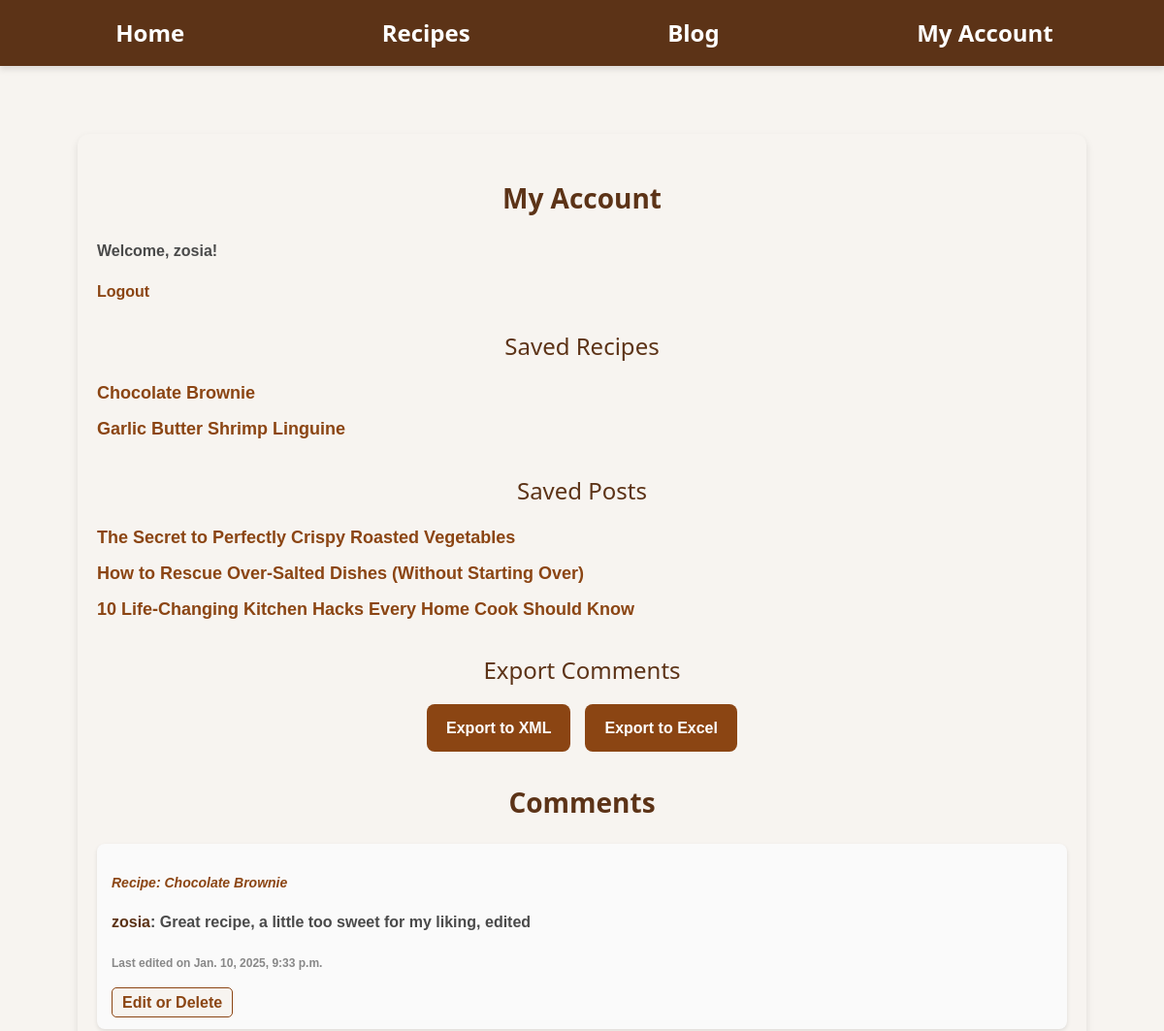
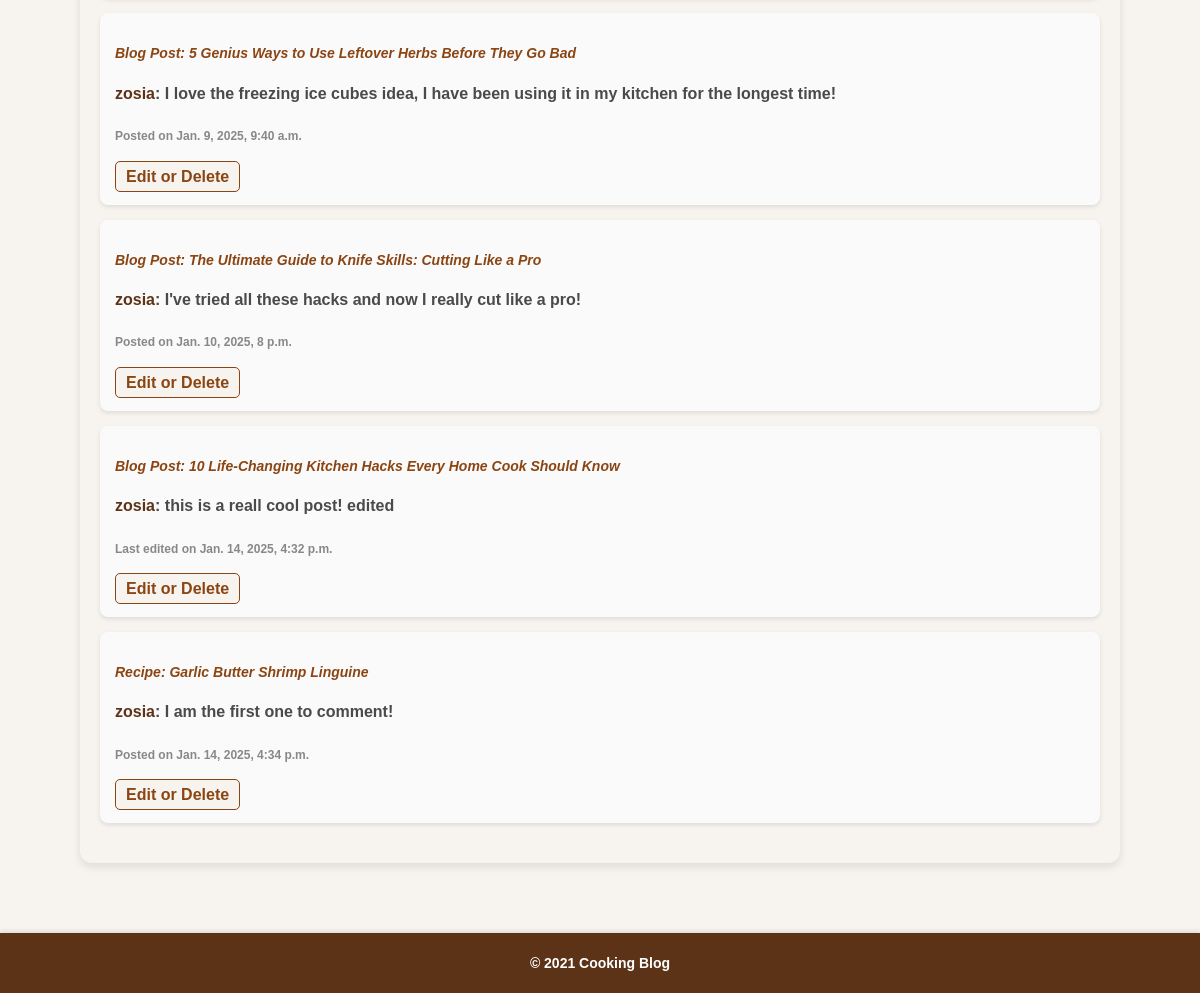
Screenshot of /my_account/ (signed in) with the database file from the repository (2 pictures, top to bottom).
### blog/models.py (models this page shows, shortened)
class Recipe(models.Model):
    FOOD_NAME_CHOICES = [
        ('pasta', 'Pasta'),
        ('salad', 'Salad'),
        ('soup', 'Soup'),
        ('sandwich', 'Sandwich'),
        ('burger', 'Burger'),
        ('pizza', 'Pizza'),
        ('wrap', 'Wrap'),
        ('sauce', 'Sauce'),
        ('dessert', 'Dessert'),
        ('cake', 'Cake'),
        ('cookie', 'Cookie'),
        ('drink', 'Drink'),
        ('other', 'Other'),
    ]
    title = models.CharField(max_length=200)
    description = models.TextField()
    ingredients = models.ManyToManyField('Ingredient')
    instructions = models.ManyToManyField('Instruction', related_name='recipe_instructions', blank=True)
    author = models.ForeignKey(User, on_delete=models.CASCADE)
    created_at = models.DateTimeField(auto_now_add=True)
    saved_by = models.ManyToManyField(User, related_name='saved_recipes', blank=True)
    average_rating = models.FloatField(default=0)
    image = models.ImageField(upload_to='recipe_images/', null=True, blank=True)
    food_category = models.CharField(max_length=100, choices=FOOD_NAME_CHOICES, null=True, blank=True)
    def __str__(self):
        return self.title

class BlogPost(models.Model):
    title = models.CharField(max_length=200)
    content = models.TextField()
    image = models.ImageField(upload_to='blog_images/', null=True, blank=True)
    author = models.ForeignKey(User, on_delete=models.CASCADE)
    created_at = models.DateTimeField(auto_now_add=True)
    saved_by = models.ManyToManyField(User, related_name='saved_posts', blank=True)
    likes = models.ManyToManyField(User, related_name='liked_posts', blank=True)
    def __str__(self):
        return self.title

class Comment(models.Model):
    recipe = models.ForeignKey(Recipe, on_delete=models.CASCADE, null=True, blank=True)
    blog_post = models.ForeignKey(BlogPost, related_name='comments', on_delete=models.CASCADE, null=True, blank=True)
    content = models.TextField()
    author = models.ForeignKey(User, on_delete=models.CASCADE)
    created_at = models.DateTimeField(auto_now_add=True)
    last_edited_at = models.DateTimeField(null=True, blank=True)

### blog/views.py (the view)
# urls.py: path('my_account/', views.my_account, name='my_account'),
@login_required
def my_account(request):
    saved_recipes = request.user.saved_recipes.all()
    saved_posts = request.user.saved_posts.all()
    user_comments = Comment.objects.filter(author=request.user)
    return render(request, 'blog/my_account.html', {
        'saved_recipes': saved_recipes,
        'saved_posts': saved_posts,
        'user_comments': user_comments
    })

### blog/templates/blog/my_account.html (shortened to what this page needs)
{% extends "blog/base.html" %}
{% block content %}
<div class="account-container">
    <h2>My Account</h2>
    <p>Welcome, <strong>{{ user.username }}</strong>!</p>
    <form id="logout-form" method="post" action="{% url 'logout' %}">
        <a href="#" onclick="confirmLogout()" class="logout-btn">Logout</a>
    </form>
    <div class="saved-section">
        <h3>Saved Recipes</h3>
        <ul>
            {% for recipe in saved_recipes %}
            <li><a href="{% url 'recipe_detail' recipe.pk %}">{{ recipe.title }}</a></li>
            {% endfor %}
        </ul>
    </div>
    <div class="saved-section">
        <h3>Saved Posts</h3>
        <ul>
            {% for post in saved_posts %}
            <li><a href="{% url 'blog_detail' post.pk %}">{{ post.title }}</a></li>
            {% endfor %}
        </ul>
    </div>
    <div class="export-section">
        <h3>Export Comments</h3>
        <div class="export-links">
            <a href="{% url 'export_comments_xml' %}" class="export-btn">Export to XML</a>
            <a href="{% url 'export_comments_excel' %}" class="export-btn">Export to Excel</a>
        </div>
    </div>
    {% include "blog/comment_section.html" with comments=user_comments my_account=True %}
</div>
{% endblock %}

### blog/templates/blog/comment_section.html
<h2>Comments</h2>
<ul class="comment-list">
    {% for comment in comments %}
    <li class="comment-item">
        {% if my_account %}
            {% if comment.recipe %}
                <p class="comment-reference"><strong>Recipe:</strong> {{ comment.recipe }}</p>
            {% else %}
                <p class="comment-reference"><strong>Blog Post:</strong> {{ comment.blog_post }}</p>
            {% endif %}
        {% endif %}
        <p><strong class="comment-author">{{ comment.author.username }}</strong>: {{ comment.content }}</p>
        <p class="comment-time">
            <small>
                {% if comment.last_edited_at %}
                    Last edited on {{ comment.last_edited_at }}
                {% else %}
                    Posted on {{ comment.created_at }}
                {% endif %}
            </small>
        </p>
        {% if user.is_authenticated and user == comment.author %}
        <div class="comment-actions">
            <a href="{% url 'edit_comment' comment.pk %}?next={{ request.path }}" class="edit-link">Edit or Delete</a>
        </div>
        {% endif %}
    </li>
    {% empty %}
    <li class="no-comments">No comments found.</li>
    {% endfor %}
</ul>

### blog/static/blog/css/styles.css (style rules this page uses)
body { font-family: "Arial Nova Light", sans-serif; margin: 0; padding: 0; background-color: #f7f4f0; color: #4a4a4a; line-height: 1.6; font-weight: bold; }
main.content h2 { text-align: center; font-size: 28px; color: #5c3317; margin-bottom: 20px; font-weight: bold; font-family: "Segoe UI", system-ui, sans-serif; }
main.content h3 { text-align: center; font-size: 24px; color: #5c3317; margin-bottom: 15px; font-weight: lighter; font-family: "Segoe UI", system-ui, sans-serif; }
.account-container { max-width: 1000px; margin: 30px auto; padding: 20px; background-color: #f7f4f0; border-radius: 12px; box-shadow: 0 4px 8px rgba(0, 0, 0, 0.1); font-family: "Arial Nova Light", sans-serif; }
h2 { text-align: center; font-size: 32px; color: #8b4513; margin-bottom: 15px; }
h3 { font-size: 24px; color: #8b4513; margin-bottom: 10px; }
.saved-section, .export-section { margin-bottom: 30px; }
.saved-section ul { list-style: none; padding: 0; margin: 10px 0; }
.saved-section ul li { font-size: 18px; margin-bottom: 8px; }
.saved-section ul li a { text-decoration: none; color: #8b4513; font-weight: bold; }
.export-links { display: flex; gap: 15px; justify-content: center; margin-top: 10px; }
.export-btn { background-color: #8b4513; color: white; padding: 12px 20px; border-radius: 8px; text-decoration: none; font-size: 16px; transition: background-color 0.3s ease; }
.logout-btn { font-size: 16px; color: #8b4513; text-decoration: none; cursor: pointer; font-weight: bold; transition: color 0.3s ease; }
#logout-form { display: inline; }
h2 { font-size: 32px; color: #8b4513; margin-bottom: 20px; }
.comment-list { list-style-type: none; padding: 0; margin: 20px 0; }
.comment-item { background-color: #fafafa; padding: 15px; border-radius: 8px; margin-bottom: 15px; box-shadow: 0 2px 4px rgba(0, 0, 0, 0.1); }
.comment-reference { font-size: 14px; color: #8b4513; font-style: italic; margin-bottom: 10px; }
.comment-author { font-weight: bold; color: #5c3317; }
.comment-time small { color: #888; font-size: 12px; }
.comment-actions { margin-top: 10px; }
.edit-link { color: #8b4513; font-weight: bold; text-decoration: none; padding: 6px 10px; border: 1px solid #8b4513; border-radius: 5px; background-color: #f7f4f0; transition: background-color 0.3s ease; }

### rows the page displays
Recipe: title "Chocolate Brownie"
Recipe: title "Garlic Butter Shrimp Linguine"
BlogPost: title "The Secret to Perfectly Crispy Roasted Vegetables"
BlogPost: title "How to Rescue Over-Salted Dishes (Without Starting Over)"
BlogPost: title "10 Life-Changing Kitchen Hacks Every Home Cook Should Know"
Comment: recipe "Chocolate Brownie", author.username "zosia", content "Great recipe, a little too sweet for my liking, edited", last_edited_at "Jan. 10, 2025, 9:33 p.m."
Comment: blog_post "5 Genius Ways to Use Leftover Herbs Before They Go Bad", author.username "zosia", content "I love the freezing ice cubes idea, I have been using it in my kitchen for the longest time!", created_at "Jan. 9, 2025, 9:40 a.m."
Comment: blog_post "The Ultimate Guide to Knife Skills: Cutting Like a Pro", author.username "zosia", content "I've tried all these hacks and now I really cut like a pro!", created_at "Jan. 10, 2025, 8 p.m."
Comment: blog_post "10 Life-Changing Kitchen Hacks Every Home Cook Should Know", author.username "zosia", content "this is a reall cool post! edited", last_edited_at "Jan. 14, 2025, 4:32 p.m."
Comment: recipe "Garlic Butter Shrimp Linguine", author.username "zosia", content "I am the first one to comment!", created_at "Jan. 14, 2025, 4:34 p.m."

### other values shown
{{ user.username }} "zosia"
